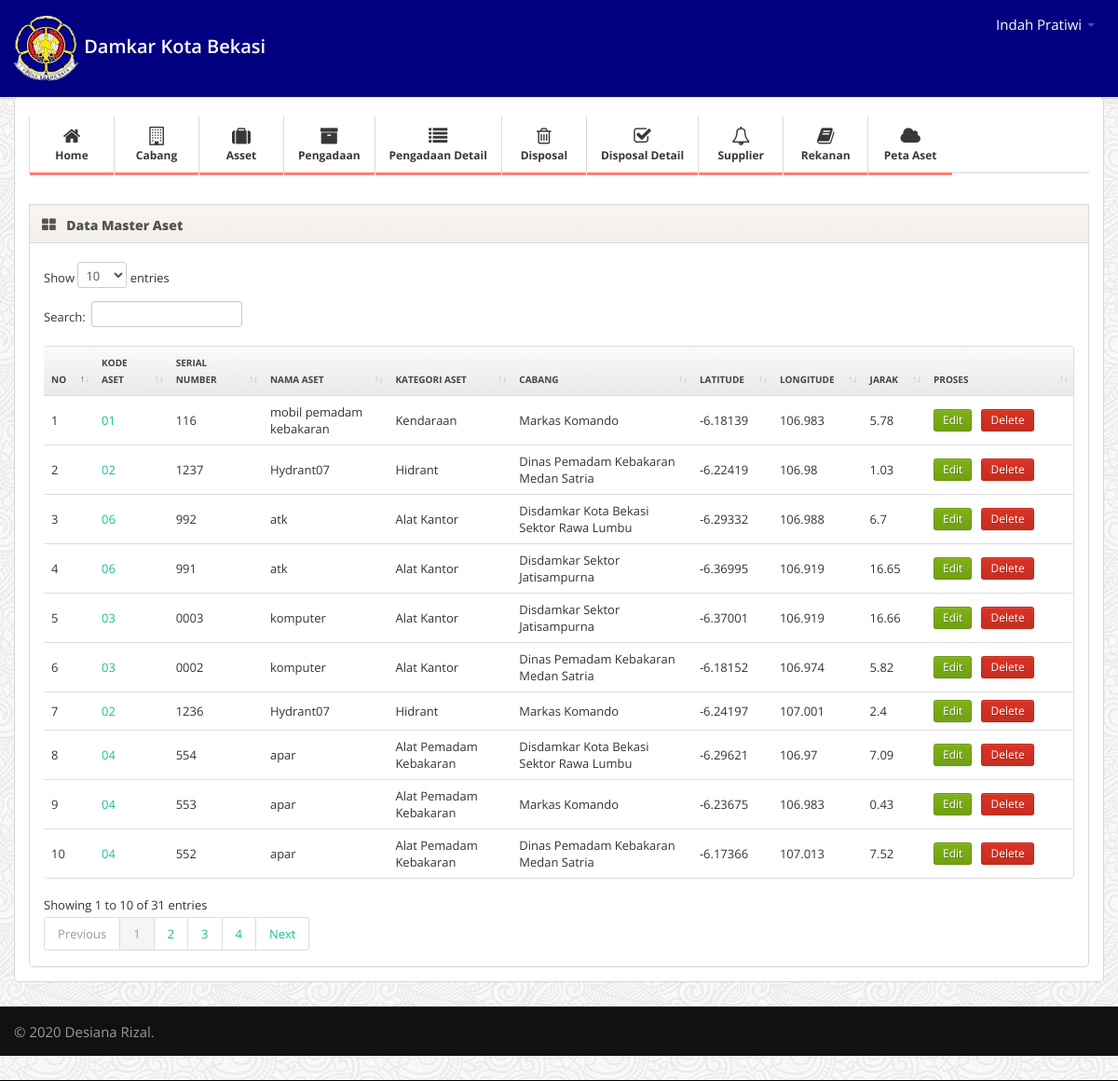
Page /admin@web/media.php?module=aset (signed in) on the committed database.
### tables this page shows
CREATE TABLE `aset` (
  `id_aset` int(11) NOT NULL,
  `kd_aset` varchar(45) DEFAULT NULL,
  `serial_number` varchar(45) DEFAULT NULL,
  `nama_aset` varchar(100) DEFAULT NULL,
  `id_kategoriaset` int(11) DEFAULT NULL,
  `id_cabang` int(11) DEFAULT NULL,
  `satuan` varchar(45) DEFAULT NULL,
  `harga_beli` varchar(45) DEFAULT NULL,
  `tgl_masuk` date DEFAULT NULL,
  `latitude` float DEFAULT NULL,
  `longitude` float DEFAULT NULL,
  `kondisi` enum('baik','rusak','disposal') DEFAULT NULL,
  `id_departement` int(11) DEFAULT NULL,
  `foto` varchar(45) DEFAULT NULL
);

CREATE TABLE `kategoriaset` (
  `id_kategoriaset` int(11) NOT NULL,
  `kd_kategoriaset` varchar(15) DEFAULT NULL,
  `nama_kategoriaset` varchar(45) DEFAULT NULL
);

CREATE TABLE `cabang` (
  `id_cabang` int(11) NOT NULL,
  `kd_cabang` varchar(45) DEFAULT NULL,
  `nama_cabang` varchar(45) DEFAULT NULL,
  `latitude` float NOT NULL,
  `longitude` float NOT NULL,
  `alamat` text NOT NULL
);

### admin@web/modul/mod_aset/aset.php (the view, shortened to what this page needs)
<?php
$aksi="modul/mod_aset/aksi_aset.php";
function hitungJarak($lokasi1_lat, $lokasi1_long, $lokasi2_lat, $lokasi2_long, $unit = 'km', $desimal = 2) {
 $derajat = rad2deg(acos((sin(deg2rad($lokasi1_lat))*sin(deg2rad($lokasi2_lat))) + (cos(deg2rad($lokasi1_lat))*cos(deg2rad($lokasi2_lat))*cos(deg2rad($lokasi1_long-$lokasi2_long)))));
 switch($unit) {
  case 'km':
   $jarak = $derajat * 111.13384;
   break;
 }
 return round($jarak, $desimal);
}
if (!isset($_GET['act'])) {
	 if ($_SESSION['leveluser']=='admin'){
      $tampil = mysqli_query($koneksi,"SELECT * FROM users ORDER BY username");
	echo "
	<div class='widget-content'>
			<h3 class='box-title'><input type=button class='btn btn-success' value='Add New' onclick=\"window.location.href='?module=aset&act=tambah';\"></h3>";
		}
    else{
  echo"
	<div>";
}
echo"
	<div class='widget-header'>
		<i class='icon-th-large'></i>
		<h3>Data Master Aset</h3>
	</div>
	<div class='widget-content'>
		<div class='table-responsive'>
    <table id='example1' class='table table-bordered'>
			<thead>
				<tr>
					<th>No</th>
					<th>Kode Aset</th>
					<th>Serial Number</th>
					<th>Nama Aset</th>
					<th>Kategori Aset</th>
					<th>Cabang</th>
					<th>Latitude</th>
					<th>Longitude</th>
					<th>Jarak</th>
					<th width='120'>Proses </th>
				</tr>
			</thead>
			<tbody>";
			$tampil = mysqli_query($koneksi, "SELECT * FROM aset ORDER by id_aset DESC");
			$no = 1;
			while($r=mysqli_fetch_array($tampil)){
				$tampil2=mysqli_query($koneksi, "SELECT * FROM kategoriaset WHERE id_kategoriaset='$r[id_kategoriaset]'");
    			$r2=mysqli_fetch_array($tampil2);
    			$tampil3=mysqli_query($koneksi, "SELECT * FROM cabang WHERE id_cabang='$r[id_cabang]'");
    			$r3=mysqli_fetch_array($tampil3);
					$currentLat = "-6.233390";
					$currentLon = "106.981041";
					$destLat = $r['latitude'];
					$destLon = $r['longitude'];
				echo "
				<tr>
				 <td>$no</td>
				 <td><a href='?module=aset&act=detail&id=$r[id_aset]'>$r[kd_aset]</td>
				 <td>$r[serial_number]</td>
				 <td>$r[nama_aset]</td>
				 <td>$r2[nama_kategoriaset]</td>
				 <td>$r3[nama_cabang]</td>
				 <td>$r[latitude]</td>
				 <td>$r[longitude]</td>
				 <td>".hitungJarak($currentLat,$currentLon, $destLat, $destLon)."</td>
					<td align='center'>
						<a href='?module=aset&act=edit&id=$r[id_aset]' class='btn btn-small btn-success'>Edit</a> &nbsp;
						<a href='$aksi?module=aset&act=hapus&id=$r[id_aset]' class='btn btn-danger btn-small'>Delete</a>
					</td>
				</tr>";
					$no++;
				}
			echo "
			</tbody>
			</table>
		</div>
	</div>";
}
?>

### admin@web/css/style.css (style rules this page uses)
body { background: #f9f6f1; background-image: url('../img/body-bg.png'); font: 13px/1.7em 'Open Sans'; }
.table td { vertical-align: middle; }
.table-bordered th { background: #E9E9E9; background:-moz-linear-gradient(top, #FAFAFA 0%, #E9E9E9 100%); background:-webkit-gradient(linear, left top, left bottom, color-stop(0%,#FAFAFA), color-stop(100%,#E9E9E9)); background:-webkit-linear-gradient(top, #FAFAFA 0%,#E9E9E9 100%); background:-o-linear-gradient(top, #FAFAFA 0%,#E9E9E9 100%); background:-ms-linear-gradient(top, #FAFAFA 0%,#E9E9E9 100%); background:linear-gradient(top, #FAFAFA 0%,#E9E9E9 100%); filter: progid:DXImageTransform.Microsoft.gradient(startColorstr='#FAFAFA', endColorstr='#E9E9E9'); -ms-filter: "progid:DXImageTransform.Microsoft.gradient(startColorstr='#FAFAFA', endColorstr='#E9E9E9')"; font-size: 10px; color: #444; text-transform: uppercase; }
.widget-header { position: relative; height: 40px; line-height: 40px; background: #f9f6f1; background:-moz-linear-gradient(top, #f9f6f1 0%, #f2efea 100%); background:-webkit-gradient(linear, left top, left bottom, color-stop(0%,#f9f6f1), color-stop(100%,#f2efea)); background:-webkit-linear-gradient(top, #f9f6f1 0%,#f2efea 100%); background:-o-linear-gradient(top, #f9f6f1 0%,#f2efea 100%); background:-ms-linear-gradient(top, #f9f6f1 0%,#f2efea 100%); background:linear-gradient(top, #f9f6f1 0%,#f2efea 100%); filter: progid:DXImageTransform.Microsoft.gradient(startColorstr='#f9f6f1', endColorstr='#f2efea'); -ms-filter: "progid:DXImageTransform.Microsoft.gradient(startColorstr='#f9f6f1', endColorstr='#f2efea')"; border: 1px solid #d6d6d6; -webkit-background-clip: padding-box; }
.widget-header h3 { position: relative; top: 2px; left: 10px; display: inline-block; margin-right: 3em; font-size: 14px; font-weight: 800; color: #525252; line-height: 18px; text-shadow: 1px 1px 2px rgba(255,255,255,.5); }
.widget-header [class^="icon-"], .widget-header [class*=" icon-"] { display: inline-block; margin-left: 13px; margin-right: -2px; font-size: 16px; color: #555; vertical-align: middle; }
.widget-content { padding: 20px 15px 15px; background: #FFF; border: 1px solid #D5D5D5; -moz-border-radius: 5px; -webkit-border-radius: 5px; border-radius: 5px; }
.widget-header+.widget-content { border-top: none; -webkit-border-top-left-radius: 0; -webkit-border-top-right-radius: 0; -moz-border-radius-topleft: 0; -moz-border-radius-topright: 0; border-top-left-radius: 0; border-top-right-radius: 0; }
.widget-content:before, .widget-content:after { content:""; display:table; }
.widget-content:after { clear:both; }
.widget-content { zoom:1; }

### rows in the picture
aset: kd_aset "01", serial_number "116", nama_aset "mobil pemadam kebakaran", id_kategoriaset.nama_kategoriaset "Kendaraan", id_cabang.nama_cabang "Markas Komando", latitude "-6.18139", longitude "106.983", latitude+longitude "5.78"
aset: kd_aset "02", serial_number "1237", nama_aset "Hydrant07", id_kategoriaset.nama_kategoriaset "Hidrant", id_cabang.nama_cabang "Dinas Pemadam Kebakaran Medan Satria", latitude "-6.22419", longitude "106.98", latitude+longitude "1.03"
aset: kd_aset "06", serial_number "992", nama_aset "atk", id_kategoriaset.nama_kategoriaset "Alat Kantor", id_cabang.nama_cabang "Disdamkar Kota Bekasi Sektor Rawa Lumbu", latitude "-6.29332", longitude "106.988", latitude+longitude "6.7"
aset: kd_aset "06", serial_number "991", nama_aset "atk", id_kategoriaset.nama_kategoriaset "Alat Kantor", id_cabang.nama_cabang "Disdamkar Sektor Jatisampurna", latitude "-6.36995", longitude "106.919", latitude+longitude "16.65"
aset: kd_aset "03", serial_number "0003", nama_aset "komputer", id_kategoriaset.nama_kategoriaset "Alat Kantor", id_cabang.nama_cabang "Disdamkar Sektor Jatisampurna", latitude "-6.37001", longitude "106.919", latitude+longitude "16.66"
aset: kd_aset "03", serial_number "0002", nama_aset "komputer", id_kategoriaset.nama_kategoriaset "Alat Kantor", id_cabang.nama_cabang "Dinas Pemadam Kebakaran Medan Satria", latitude "-6.18152", longitude "106.974", latitude+longitude "5.82"
aset: kd_aset "02", serial_number "1236", nama_aset "Hydrant07", id_kategoriaset.nama_kategoriaset "Hidrant", id_cabang.nama_cabang "Markas Komando", latitude "-6.24197", longitude "107.001", latitude+longitude "2.4"
aset: kd_aset "04", serial_number "554", nama_aset "apar", id_kategoriaset.nama_kategoriaset "Alat Pemadam Kebakaran", id_cabang.nama_cabang "Disdamkar Kota Bekasi Sektor Rawa Lumbu", latitude "-6.29621", longitude "106.97", latitude+longitude "7.09"
aset: kd_aset "04", serial_number "553", nama_aset "apar", id_kategoriaset.nama_kategoriaset "Alat Pemadam Kebakaran", id_cabang.nama_cabang "Markas Komando", latitude "-6.23675", longitude "106.983", latitude+longitude "0.43"
aset: kd_aset "04", serial_number "552", nama_aset "apar", id_kategoriaset.nama_kategoriaset "Alat Pemadam Kebakaran", id_cabang.nama_cabang "Dinas Pemadam Kebakaran Medan Satria", latitude "-6.17366", longitude "107.013", latitude+longitude "7.52"

### other values in the picture
$_SESSION[namalengkap] "Indah Pratiwi"
